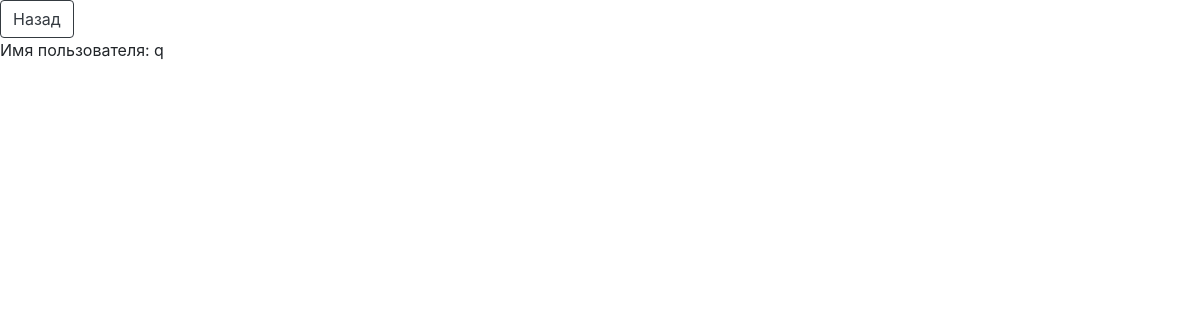
Page /4/profile on the earlier database version.
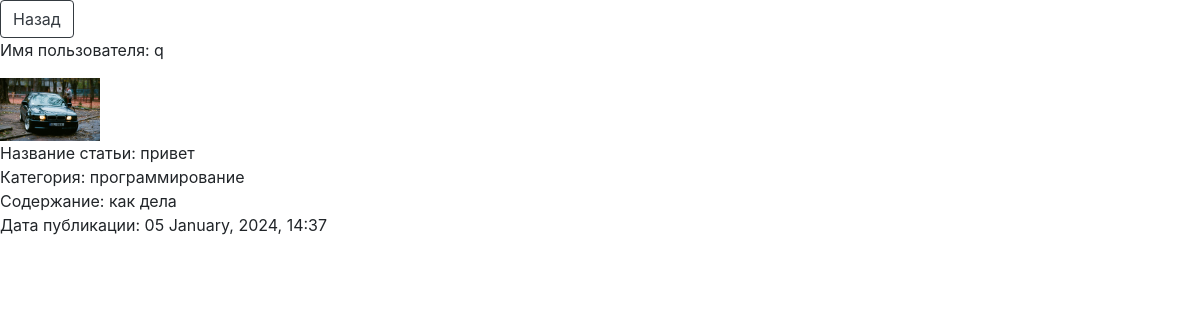
Same page on the later database version.
### models.py (models this page shows)
class Base(DeclarativeBase):
    id: Mapped[int_pk]
    created_at: Mapped[datetime] = Column(DateTime, default=utcnow)

class User(Base, UserMixin):
    __tablename__ = 'users'
    username: Mapped[str]
    bio: Mapped[Optional[str]] = Column(String)
    github: Mapped[Optional[str]] = Column(String)
    telegram: Mapped[Optional[str]] = Column(String)
    avatar: Mapped[Optional[str]] = Column(String)
    email: Mapped[str]
    password: Mapped[str]
    articles: Mapped[list['Article']] = relationship(
        back_populates='user',
        cascade='all'
    )

class Article(Base):
    __tablename__ = 'articles'
    name_of_article: Mapped[str]
    category: Mapped[str]
    text_of_article: Mapped[str]
    user_id: Mapped[int] = mapped_column(ForeignKey('users.id'))
    user: Mapped['User'] = relationship(back_populates='articles')
    images: Mapped[list['Image']] = relationship(
        back_populates='article',
        cascade='all'
    )

### app.py (the view)
@app.route('/<int:id>/profile', methods=['GET'])
def user_profile_page(id):
    session = SessionFactory()
    user = session.query(User).filter_by(id=id).first()
    user_articles = session.query(Article).filter_by(user_id=id).order_by(desc(Article.created_at)).all()
    return render_template('forum/user_profile.html', user_articles=user_articles, user=user)

### templates/forum/user_profile.html (shortened to what this page needs)
<!DOCTYPE html>
<html lang="en">
<head>
    <link rel="stylesheet" href="https://stackpath.bootstrapcdn.com/bootstrap/4.3.1/css/bootstrap.min.css">
</head>
<body>
<button onclick="window.location.href='{{ url_for('main_page') }}';" type="button" class="btn btn-outline-dark">Назад</button>
<p>Имя пользователя: {{ user.username }} </p>
    {% for article in user_articles %}
       {% if user.avatar %}
           <img src="{{ url_for('static', filename=user.avatar) }}" alt="Avatar" style="max-width: 100px; max-height: 100px;">
       {% else %}
           <p>Нет аватарки</p>
       {% endif %}
       <div>Название статьи: {{ article.name_of_article }}</div>
       <duv>Категория: {{ article.category }}</duv>
       <div>Содержание: {{ article.text_of_article }}</div>
       <div>Дата публикации: {{ article.created_at.strftime('%d %B, %Y, %H:%M') }}</div>
       <br>
    {% endfor %}

Differences in the rows shown:
added Article: avatar (picture), name_of_article "привет", category "программирование", text_of_article "как дела", created_at "05 January, 2024, 14:37"
